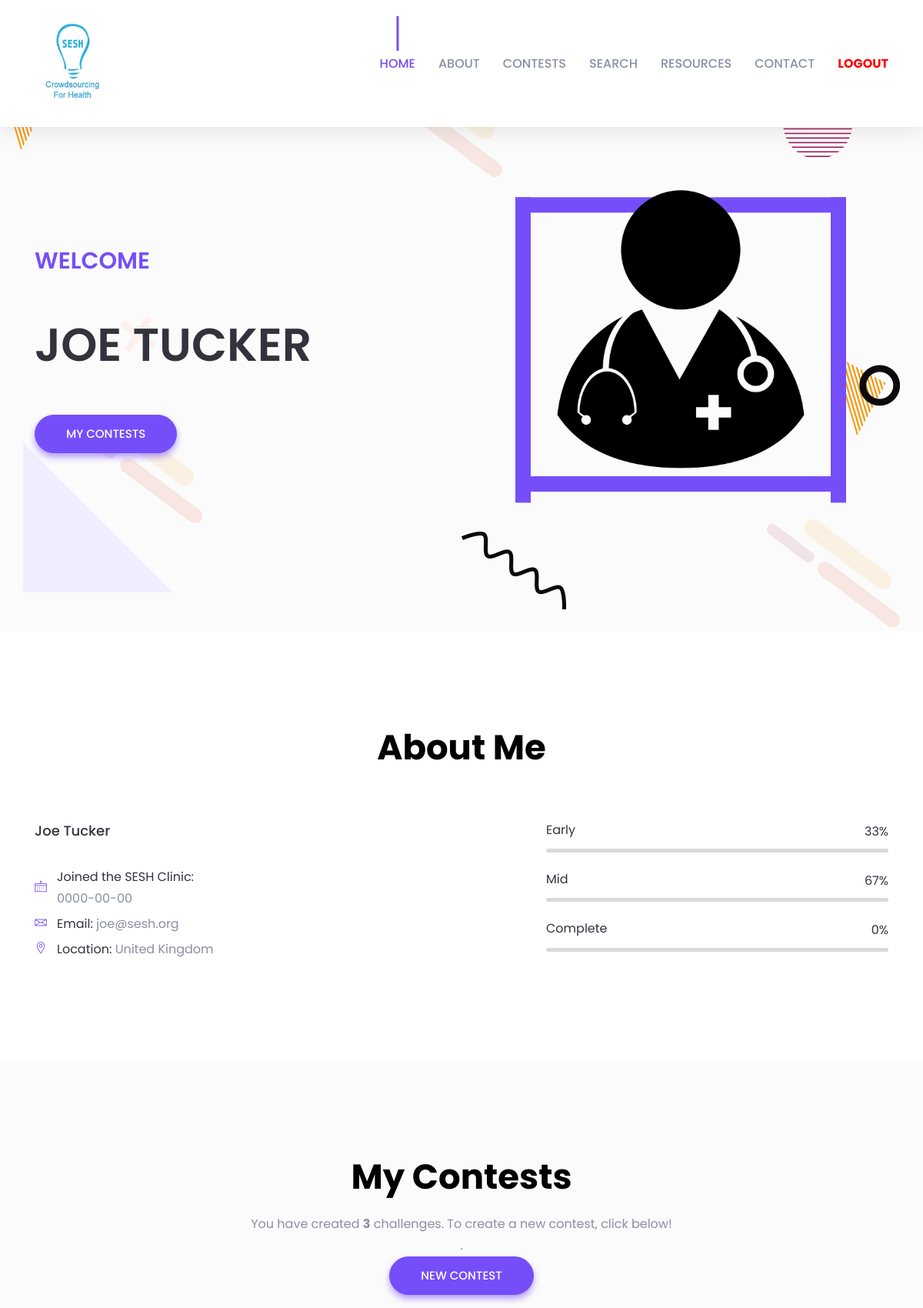
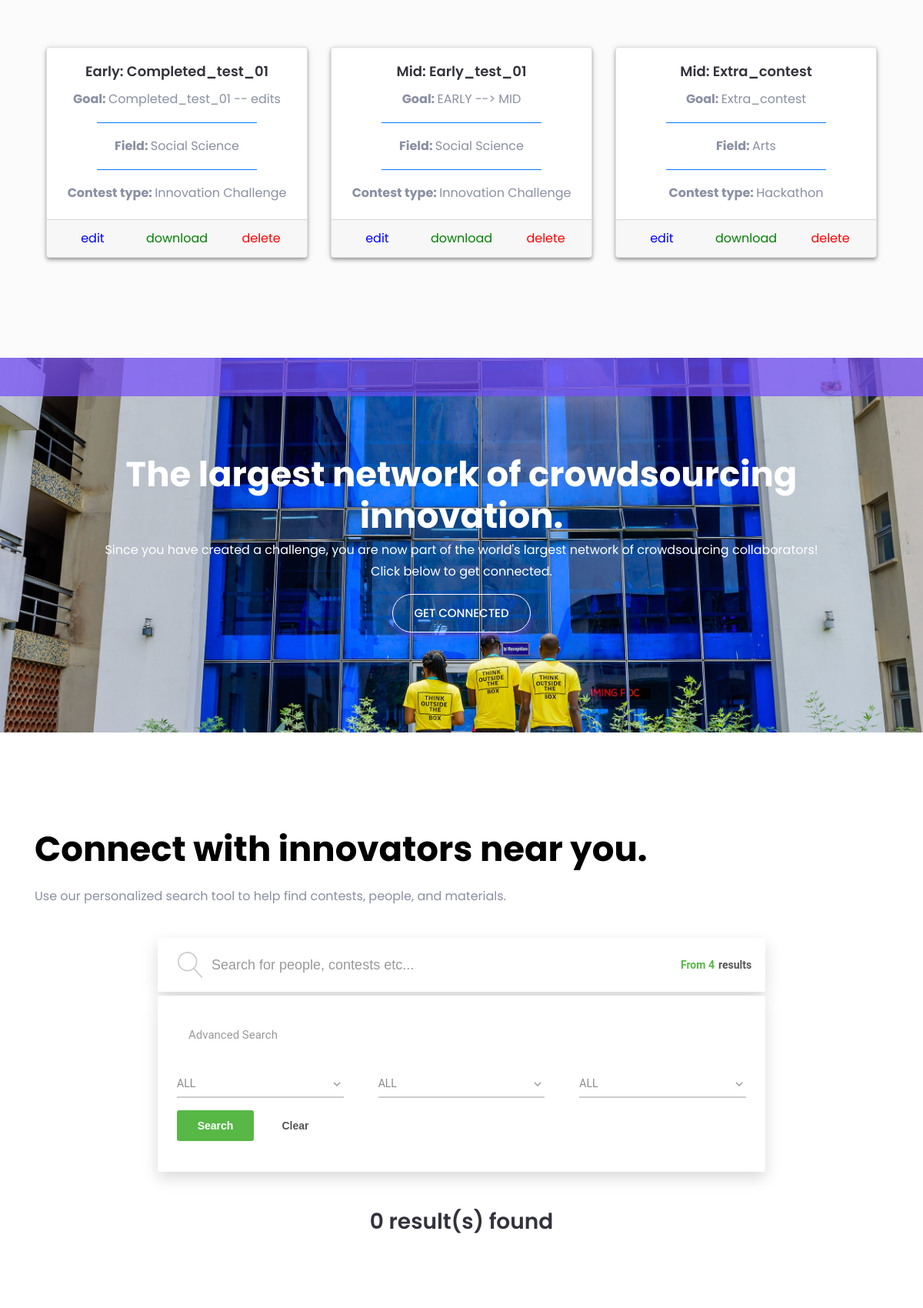
The page /Clinic/sign-up-login-form/user_landing/index.php (signed in, upper part) on the database its author committed (2 pictures, top to bottom).
### tables this page shows
CREATE TABLE `general` (
  `contest_name` varchar(60) NOT NULL,
  `email` varchar(30) NOT NULL,
  `country` varchar(40) NOT NULL,
  `organization` varchar(30) NOT NULL,
  `stage` varchar(10) NOT NULL
);

CREATE TABLE `early_storage` (
  `goal` varchar(200) NOT NULL,
  `contest_type` varchar(30) NOT NULL,
  `field` varchar(20) NOT NULL,
  `online` varchar(10) NOT NULL,
  `comments` varchar(200) NOT NULL,
  `email` varchar(30) NOT NULL,
  `contest_name` varchar(60) NOT NULL
);

CREATE TABLE `mid_storage` (
  `goal` varchar(200) NOT NULL,
  `contest_type` varchar(30) NOT NULL,
  `field` varchar(20) NOT NULL,
  `online` varchar(10) NOT NULL,
  `target` varchar(600) NOT NULL,
  `entry_type` varchar(30) NOT NULL,
  `promotion_strategy` varchar(400) NOT NULL,
  `team_size` int(11) NOT NULL,
  `partners` varchar(100) NOT NULL,
  `contest_date` date NOT NULL,
  `comments` varchar(200) NOT NULL,
  `email` varchar(30) NOT NULL,
  `contest_name` varchar(60) NOT NULL
);

### Clinic/sign-up-login-form/user_landing/index.php (the view, shortened to what the rows shown need)
<!doctype html>
<html lang="en">
<head>
    <link rel="stylesheet" href="assets/css/bootstrap.min.css">
    <link rel="stylesheet" href="assets/css/LineIcons.css">
    <link rel="stylesheet" href="assets/css/magnific-popup.css">
    <link rel="stylesheet" href="assets/css/default.css">
    <link rel="stylesheet" href="assets/css/style.css">
    <link href="search/search.css" rel="stylesheet" />
    <?php
        function getRow($contest_name){
          $conn = new mysqli('localhost', 'root', '', 'registration_storage');
          $sql = "SELECT * FROM general WHERE contest_name = '$contest_name'";
          $result = mysqli_query($conn, $sql);
          $general_row = mysqli_fetch_array($result);
          $stage = $general_row['stage'];
          if($stage == "Early"){
            $sql = "SELECT * FROM early_storage where contest_name = '$contest_name'";
          }elseif ($stage == "Mid") {
            $sql = "SELECT * FROM mid_storage where contest_name = '$contest_name'";
          }elseif ($stage == "Completed") {
            $sql = "SELECT * FROM completed_storage where contest_name = '$contest_name'";
          }else{
            echo '<script language="javascript">';
            echo 'alert("ERROR, Contest is not found -- getRow()")';
            echo '</script>';
          }
          $result = mysqli_query($conn, $sql);
          return mysqli_fetch_array($result);
        }
      ?>
</head>
<body>
    <header id="home" class="header-area">
        <div id="parallax" class="header-content d-flex align-items-center">
            <div class="container">
                <div class="row align-items-center">
                    <div class="col-xl-5 col-lg-6">
                        <div class="header-content-right">
                            <h1 class="title"><?php echo "{$_SESSION['u_first']}" ?> <?php echo $_SESSION["u_last"]; ?></h1>
                        </div>
                    </div>
                </div>
            </div>
        </div>
    </header>
    <section id="about" class="about-area pt-125 pb-130">
        <div class="container">
            <div class="row justify-content-center">
                <div class="col-lg-8">
                    <div class="section-title text-center">
                        <h2 class="title">About Me</h2>
                    </div>
                </div>
            </div>
        </div>
    </section>
    <section id="service" class="services-area gray-bg pt-125 pb-130">
        <div class="container">
            <div class="row justify-content-center">
                <div class="col-lg-8">
                    <div class="section-title text-center pb-30">
                        <h2 class="title">My Contests</h2>
                        <?php
                          $conn = new mysqli('localhost', 'root', '', 'registration_storage');
                          $sql ="SELECT * FROM general WHERE email = '$_SESSION[u_email]' ";
                          $result = mysqli_query($conn, $sql);
                          $numRows = mysqli_num_rows($result);
                          ?>
                    </div>
                </div>
            </div>
      <link rel="stylesheet" href="https://use.fontawesome.com/releases/v5.0.10/css/all.css">
      <div class="container-fluid">
        <div class="row">
        <?php
            for ($x = 0; $x < $numRows; $x++) {
              $row = mysqli_fetch_array($result);
              $this_row = getRow($row['contest_name']);
        ?>
              <div class="col-md-4 mt-5">
                    <div class="card text-center">
                      <div class="card-body">
                        <h5 class="card-title"> <?php echo $row['stage']. ": ". $row['contest_name']; ?> </h5>
                        <p><?php
                          echo "<b>Goal: </b>". $this_row['goal'];
                          ?></p>
                        <center><hr> </center>
                        <p>
                          <?php
                            echo "<b>Field: </b>". $this_row['field'];
                           ?>
                        </p>
                        <center><hr> </center>
                        <p>
                          <?php
                            echo "<b>Contest type: </b>". $this_row['contest_type'];
                           ?>
                        </p>
                      </div>
                      <div class="card-footer text-muted">
                        <div class="row">
                          <div class="col">
                            <?php
                              echo "<a href=\"register_form.php?contest_name=". $row['contest_name']. " \"><font color=\"blue\">edit</font></a>";
                            ?>
                          </div>
                          <div class="col">
                            <?php
                              echo "<a href=\"download.php?contest_name=". $row['contest_name']. "&user_id=". $_SESSION['u_id'] ." \"><font color=\"green\">download</font></a>";
                            ?>
                          </div>
                          <div class="col">
                            <?php
                              echo "<a href=\"delete_contest.php?contest_name=". $row['contest_name']. " \"><font color=\"red\">delete</font></a>";
                            ?>
                          </div>
                        </div>
                      </div>
                    </div>
                  </div>
          <?php
            }
          ?>
           </div>
         </div>
        </div>
    </section>
    <section id="work" class="work-area pt-125 pb-130">
        <div class="container">
            <div class="row">
                <div class="col-lg-10">
                    <div class="section-title pb-25">
                        <h2 class="title">Connect with innovators near you.</h2>
                    </div>
                </div>
            </div>
        </div>
    </section>
</body>
</html>

### rows shown on the page
general: stage "Early", contest_name "Completed_test_01", early_storage.goal "Completed_test_01 -- edits", early_storage.field "Social Science", early_storage.contest_type "Innovation Challenge"
general: stage "Mid", contest_name "Early_test_01", mid_storage.goal "EARLY --> MID", mid_storage.field "Social Science", mid_storage.contest_type "Innovation Challenge"
general: stage "Mid", contest_name "Extra_contest", mid_storage.goal "Extra_contest", mid_storage.field "Arts", mid_storage.contest_type "Hackathon"

### other values the page prints
$_SESSION['u_first'] "JOE"
$_SESSION["u_last"] "TUCKER"
$_SESSION["u_first"] "Joe"
$_SESSION["u_last"] "Tucker"
$pieces[0] "0000-00-00"
$_SESSION["u_email"] "joe@sesh.org"
$_SESSION["u_country"] "United Kingdom"
$earlyCount*100/$numRows "33"
$midCount*100/$numRows "67"
$completeCount*100/$numRows "0"
$numRows "3"
$all_contests "4"
$num "0"
